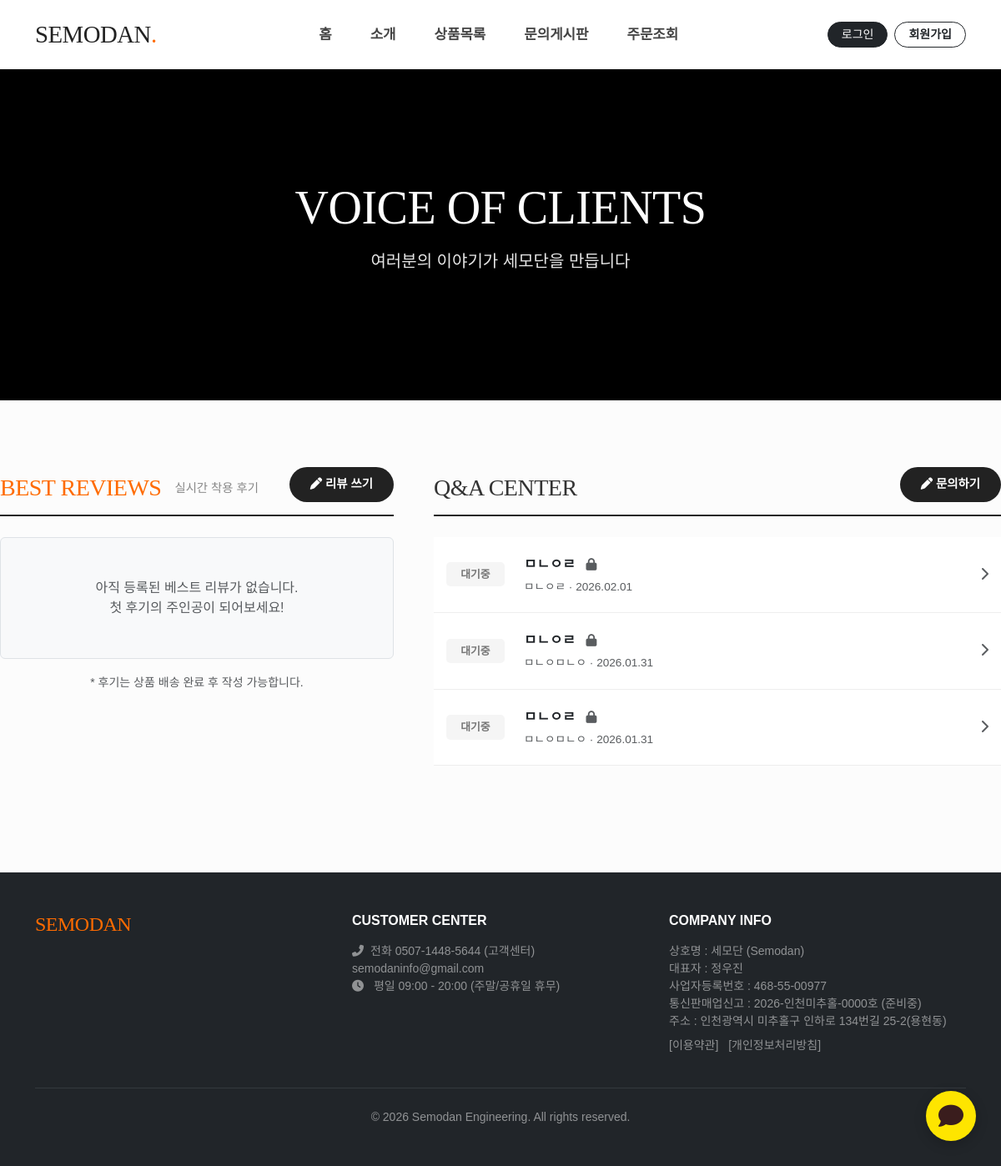
/qna/, run on the app's committed database.
### products/models.py (models this page shows, shortened)
class JoinPost(models.Model):
    author = models.ForeignKey(settings.AUTH_USER_MODEL, on_delete=models.CASCADE, null=True, blank=True)
    author_name = models.CharField(max_length=50)
    password = models.CharField(max_length=4, blank=True, null=True, verbose_name="비밀번호")
    contact_number = models.CharField(max_length=20, blank=True, null=True, verbose_name="연락처")
    title = models.CharField(max_length=200)
    content = models.TextField()
    is_secret = models.BooleanField(default=False, verbose_name="비밀글")
    created_at = models.DateTimeField(auto_now_add=True)

### products/views.py (the view)
# urls.py: path('qna/', views.join_list, name='qna'),
def join_list(request):
    posts = JoinPost.objects.all().order_by('-created_at')
    best_reviews = Review.objects.filter(rating=5).order_by('-created_at')[:3]
    return render(request, 'products/join.html', {
        'posts': posts,
        'best_reviews': best_reviews # 템플릿으로 같이 보냄
    })

### products/templates/products/join.html (shortened to what this page needs)
{% extends "products/base.html" %}
{% load static %}
{% block content %}
<div class="video-hero-section">
    <div class="video-overlay-text">
        <h2 class="font-heavy">VOICE OF CLIENTS</h2>
        <p class="lead" style="font-weight: 400; opacity: 0.9; text-shadow: 0 2px 10px rgba(0,0,0,0.8);">
            여러분의 이야기가 세모단을 만듭니다
        </p>
    </div>
    <video class="video-container" autoplay loop muted playsinline>
        <source src="https://cdn.pixabay.com/video/2020/05/25/40149-424043632_large.mp4" type="video/mp4">
    </video>
</div>
<div class="container board-container">
    <div class="row gx-5">
        <div class="col-lg-5">
            <div class="section-title">
                <div class="d-flex align-items-end">
                    <h3 class="font-heavy text-orange mb-0 me-3">BEST REVIEWS</h3>
                    <span style="font-size:0.9rem; color:#888; margin-bottom: 5px;">실시간 착용 후기</span>
                </div>
                <a href="{% url 'products:order_check' %}" class="btn-write"
                onclick="alert('구매하신 내역 페이지로 이동합니다.\n[배송완료]된 상품의 [리뷰 쓰기] 버튼을 눌러주세요!');">
                    <i class="fas fa-pen"></i> 리뷰 쓰기
                </a>
            </div>
            {% for review in best_reviews %}
            <div class="review-card">
                <div class="d-flex justify-content-between">
                    <div class="stars">
                        {% if review.rating == 5 %}★★★★★
                        {% elif review.rating == 4 %}★★★★
                        {% elif review.rating == 3 %}★★★
                        {% else %}★★{% endif %}
                    </div>
                    <small class="text-muted">{{ review.created_at|date:"Y.m.d" }}</small>
                </div>
                <p class="review-text mt-2">"{{ review.content|truncatechars:80 }}"</p>
                <div class="d-flex align-items-center mt-3">
                    {% if review.image %}
                        <img src="{{ review.image.url }}" class="rounded-circle border me-2" width="30" height="30" style="object-fit:cover;">
                    {% endif %}
                    <p class="review-author mb-0">
                        {% if review.user %}
                            {{ review.user.username|slice:":1" }}**님
                        {% else %}
                            익명 구매자님
                        {% endif %}
                    </p>
                </div>
            </div>
            {% empty %}
            <div class="text-center py-5 text-muted border rounded bg-light">
                <p class="mb-0">아직 등록된 베스트 리뷰가 없습니다.<br>첫 후기의 주인공이 되어보세요!</p>
            </div>
            {% endfor %}
            <div class="text-center mt-3">
                <span class="text-muted small">* 후기는 상품 배송 완료 후 작성 가능합니다.</span>
            </div>
        </div>
        <div class="col-lg-7">
            <div class="section-title">
                <h3 class="font-heavy mb-0">Q&A CENTER</h3>
                <a href="{% url 'products:join_create' %}" class="btn-write">
                    <i class="fas fa-pen"></i> 문의하기
                </a>
            </div>
            <div class="qna-list-container">
                {% for post in posts %}
                <div class="qna-list-item">
                    <div class="d-flex align-items-center" style="width: 100%;">
                        <div class="qna-status {% if post.answers.exists %}status-done{% else %}status-wait{% endif %}">
                            {% if post.answers.exists %}답변완료{% else %}대기중{% endif %}
                        </div>
                        <div class="flex-grow-1 ps-2">
                            <a href="{% url 'products:join_detail' post.pk %}" class="qna-title text-decoration-none text-dark">
                                {{ post.title }}
                                {% if post.is_secret %}
                                    <i class="fas fa-lock text-muted ms-2 small"></i>
                                {% endif %}
                            </a>
                            <div class="qna-meta text-muted small mt-1">
                                <span>{{ post.author_name }}</span> · <span>{{ post.created_at|date:"Y.m.d" }}</span>
                            </div>
                        </div>
                        <div class="text-muted ps-3">
                            <i class="fas fa-chevron-right"></i>
                        </div>
                    </div>
                </div>
                {% empty %}
                <div class="text-center py-5 bg-light rounded">
                    <p class="text-muted mb-0">등록된 문의가 없습니다.<br>첫 번째 질문을 남겨보세요!</p>
                </div>
                {% endfor %}
            </div>
        </div>
    </div>
</div>
{% endblock %}

### products/templates/products/base.html (style rules this page uses)
body { font-family: 'Pretendard', -apple-system, BlinkMacSystemFont, system-ui, Roboto, 'Helvetica Neue', 'Segoe UI', 'Apple SD Gothic Neo', 'Malgun Gothic', 'Apple Color Emoji', 'Segoe UI Emoji', 'Segoe UI Symbol', sans-serif; color: #222; padding-top: 80px; }
.font-heavy { font-family: 'GmarketSansBold', sans-serif; }
.text-orange { color: #ff6b00 !important; }

### products/templates/products/join.html (style rules this page uses)
body { background-color: #fcfcfc; color: #333; font-family: 'Pretendard', sans-serif; }
.font-heavy { font-family: 'GmarketSansBold', serif; letter-spacing: -0.5px; }
.text-orange { color: #ff6b00; }
.video-hero-section { position: relative; width: 100%; height: 400px; background-color: #000; overflow: hidden; display: flex; align-items: center; justify-content: center; }
.video-hero-section::after { content: ''; position: absolute; top: 0; left: 0; width: 100%; height: 100%; background: rgba(0, 0, 0, 0.6); z-index: 1; }
.video-overlay-text { position: absolute; z-index: 2; text-align: center; color: white; width: 100%; padding: 0 20px; }
.video-overlay-text h2 { font-size: 3.5rem; margin-bottom: 15px; text-shadow: 0 10px 30px rgba(0,0,0,0.8); }
.video-container { width: 100%; height: 100%; object-fit: cover; z-index: 0; transform: scale(1.3); }
.board-container { padding: 80px 0; max-width: 1200px; margin: 0 auto; }
.section-title { font-size: 1.8rem; margin-bottom: 25px; border-bottom: 2px solid #222; padding-bottom: 15px; display: flex; justify-content: space-between; align-items: flex-end; }
.qna-list-item { background: white; border-bottom: 1px solid #eee; padding: 20px 15px; transition: all 0.2s; display: flex; align-items: center; justify-content: space-between; }
.qna-status { font-size: 0.8rem; font-weight: bold; padding: 5px 10px; border-radius: 5px; min-width: 70px; text-align: center; margin-right: 15px; }
.status-wait { background-color: #f5f5f5; color: #757575; }
.qna-title { font-weight: 600; color: #333; text-decoration: none; font-size: 1.05rem; display: block; margin-bottom: 5px; }
.qna-meta { font-size: 0.85rem; color: #999; }
.btn-write { background-color: #222; color: white; border: none; padding: 10px 25px; border-radius: 30px; font-weight: bold; transition: all 0.3s; font-size: 0.9rem; text-decoration: none; }

### data on the page
JoinPost: shows "대기중", title "ㅁㄴㅇㄹ", is_secret True (drawn), author_name "ㅁㄴㅇㄹ", created_at "2026.02.01"
JoinPost: shows "대기중", title "ㅁㄴㅇㄹ", is_secret True (drawn), author_name "ㅁㄴㅇㅁㄴㅇ", created_at "2026.01.31"
JoinPost: shows "대기중", title "ㅁㄴㅇㄹ", is_secret True (drawn), author_name "ㅁㄴㅇㅁㄴㅇ", created_at "2026.01.31"
